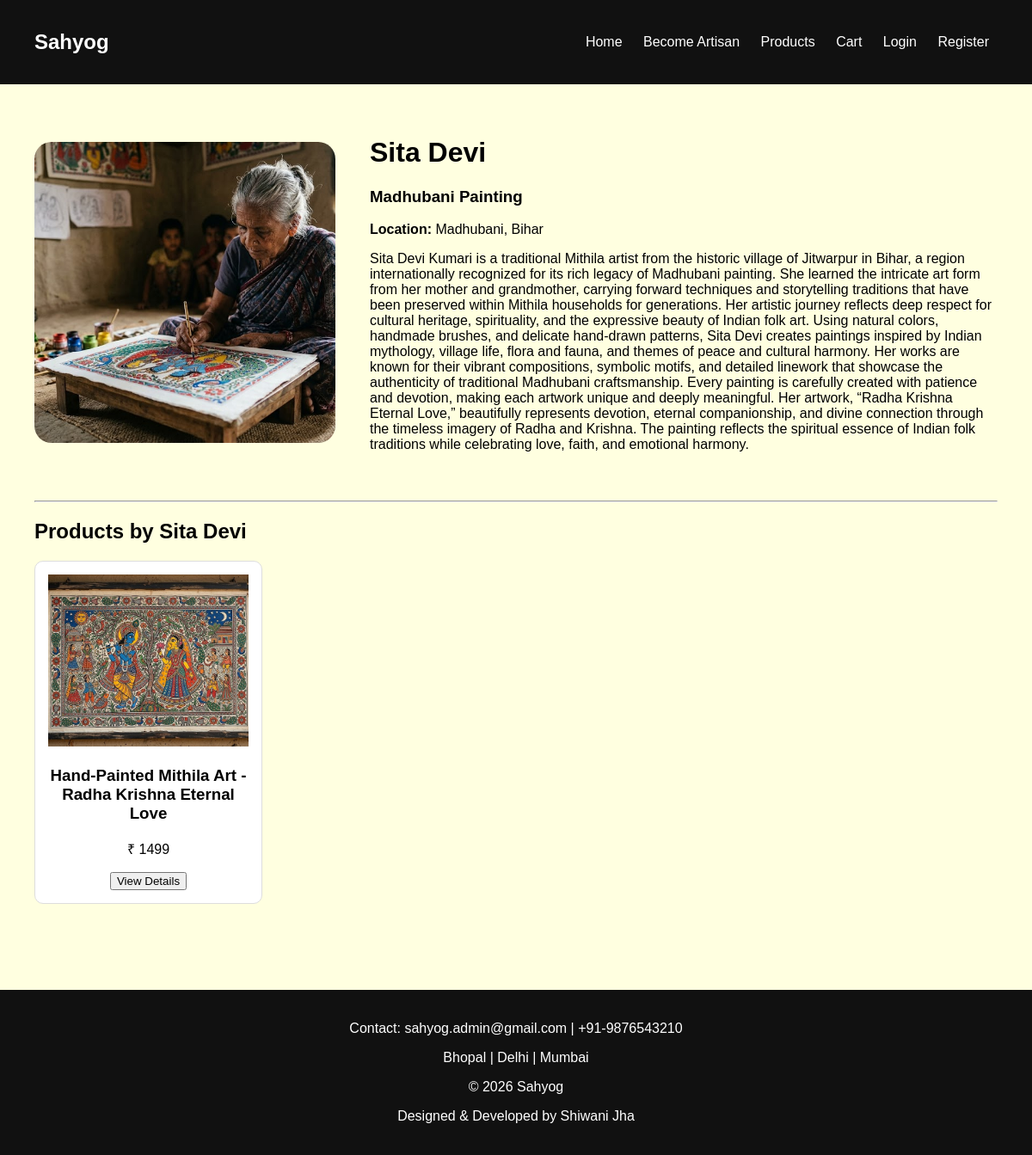
Screenshot of /artisan/1/ with the database file from the repository.
### store/models.py (models this page shows, shortened)
class Artisan(models.Model):
    user = models.OneToOneField(
    User,
    on_delete=models.CASCADE,
    null=True,
    blank=True,
    related_name='artisan'
)
    name = models.CharField(max_length=100)
    village = models.CharField(max_length=100)
    craft = models.CharField(max_length=100)
    story = models.TextField()
    image = models.ImageField(upload_to='artisans/')

class Product(models.Model):
    artisan = models.ForeignKey(Artisan, on_delete=models.CASCADE, null=True)
    name = models.CharField(max_length=200)
    price = models.IntegerField()
    description = models.TextField()
    image = models.ImageField(upload_to='products/')

### store/views.py (the view)
# urls.py: path('artisan/<int:artisan_id>/', views.artisan_detail, name='artisan_detail'),
def artisan_detail(request, artisan_id):
    artisan = Artisan.objects.get(id=artisan_id)
    products = Product.objects.filter(artisan=artisan)
    return render(request, 'artisan_detail.html', {
        'artisan': artisan,
        'products': products
    })

### store/context_processors.py (called while the page is built)
def artisan_status(request):
    is_artisan = False
    if request.user.is_authenticated:
        is_artisan = Artisan.objects.filter(user=request.user).exists()
    return { 'is_artisan': is_artisan }

### templates/artisan_detail.html
{% extends 'base.html' %}
{% block content %}
<div class="artisan-detail">
    <div class="artisan-top">
        <img src="{{ artisan.image.url }}" height = "350px" width = "900px">
        <div>
            <h1>{{ artisan.name }}</h1>
            <h3>{{ artisan.craft }}</h3>
            <p><strong>Location:</strong> {{ artisan.village }}</p>
            <p>{{ artisan.story }}</p>
        </div>
    </div>
    <hr>
    <h2>Products by {{ artisan.name }}</h2>
    <div class="products">
        {% for product in products %}
            <div class="card">
                <img src="{{ product.image.url }}">
                <h3>{{ product.name }}</h3>
                <p>₹ {{ product.price }}</p>
                <a href="{% url 'product_detail' product.id %}">
                    <button class="btn-details">View Details </button></a>
            </div>
        {% endfor %}
    </div>
</div>
{% endblock %}

### static/css/style.css (style rules this page uses)
body { margin: 0; font-family: Arial; background: lightyellow; }
.products { display: grid; grid-template-columns: repeat(auto-fill, minmax(220px, 1fr)); gap: 20px; }
.card { border: 1px solid #ddd; padding: 15px; text-align: center; border-radius: 10px; background: white; }
.card img { width: 100%; height: 200px; object-fit: cover; }
.artisan-detail { padding: 40px; }
.artisan-top { display: flex; gap: 40px; align-items: center; margin-bottom: 40px; }
.artisan-top img { width: 350px; height: 350px; object-fit: cover; border-radius: 20px; }
.card { margin-bottom: 20px; }

### rows the page displays
Artisan: image (picture), name "Sita Devi", craft "Madhubani Painting", village "Madhubani, Bihar", story "Sita Devi Kumari is a traditional Mithila artist from the historic village of Jitwarpur in Bihar, a region internationally recognized for its rich legacy of Madhubani painting. She learned the intricate art form from her mother and grandmother, carrying forward techniques and storytelling traditions that have been preserved within Mithila households for generations. Her artistic journey reflects deep respect for cultural heritage, spirituality, and the expressive beauty of Indian folk art. Using natural colors, handmade brushes, and delicate hand-drawn patterns, Sita Devi creates paintings inspired by Indian mythology, village life, flora and fauna, and themes of peace and cultural harmony.…"
Product: image (picture), name "Hand-Painted Mithila Art - Radha Krishna Eternal Love", price "1499"
